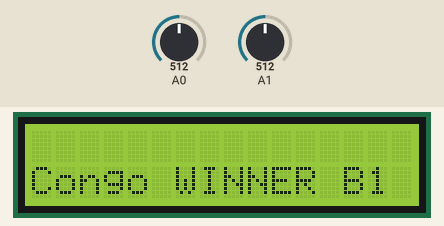
Recording of a sketch running on a simulated Arduino Uno, built with avr-gcc and run on an emulated ATmega328P. Shown: 16×2 character LCD. Inputs (shaded band) come from the test bench; at power-on: A0 = 512, A1 = 512.

Above: at 1.2 s.
1.3 s: A0 set to 218
3.5 s: A0 set to 188
At 7.4 s:
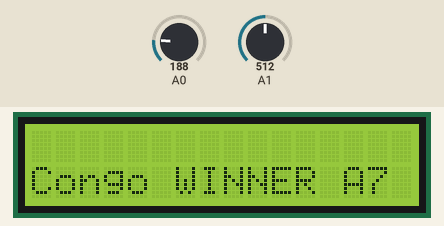
7.6 s: A1 set to 190
9.1 s: A1 set to 210
At 9.4 s:
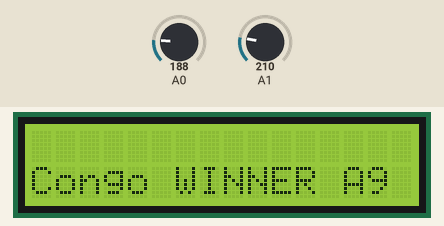
11.6 s: A0 set to 210
At 12.9 s:
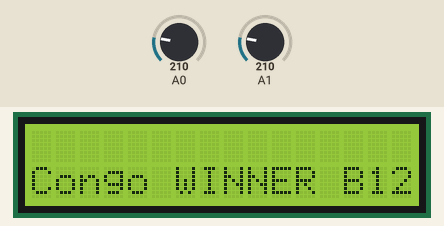
Timing chart, 0 to 14.6 s (numbered marks = the images above; inputs shaded):
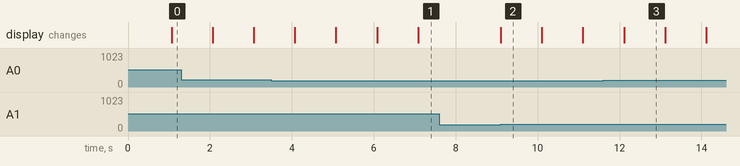

Measured:
- the behaviour switches between 200 and 199 on A0 (found by bisection; images 0 and 1)
- after the input at 3.5 s, the display: first changes after 0.57 s (image 1 shows a later state)
- after the input at 7.6 s, every drawn part: stays the same
- after the input at 9.1 s, the display: changes at once (image 2)
- after the input at 11.6 s, the display: changes after 0.51 s (image 3)
- what the display in image 2 shows lasts 1.0 s, from 9.1 s to 10.1 s

The sketch:

Master_Arduino_LCD.ino
```cpp
// include the library code:
#include <LiquidCrystal.h>

// initialize the library by associating any needed LCD interface pin
// with the arduino pin number it is connected to
const int rs = 12, en = 11, d4 = 5, d5 = 4, d6 = 3, d7 = 2;
LiquidCrystal lcd(rs, en, d4, d5, d6, d7);

void setup() {
  // set up the LCD's number of columns and rows:
  lcd.begin(16, 2);
  // Print a message to the LCD.
}

void loop() {
  // set the cursor to column 0, line 1
  // (note: line 1 is the second row, since counting begins with 0):
  int sv=analogRead(A0);
  int sv1=analogRead(A1);
  if (sv>=200)
  {
  lcd.setCursor(0, 1);
  // print the number of seconds since reset:
  lcd.print("Congo WINNER B");
  lcd.print(millis() / 1000);
  delay(1000);
}
else if(sv1>=200)
{
 lcd.setCursor(0, 1);
  // print the number of seconds since reset:
  lcd.print("Congo WINNER A");
  lcd.print(millis() / 1000);
  delay(1000);
}
}
```
